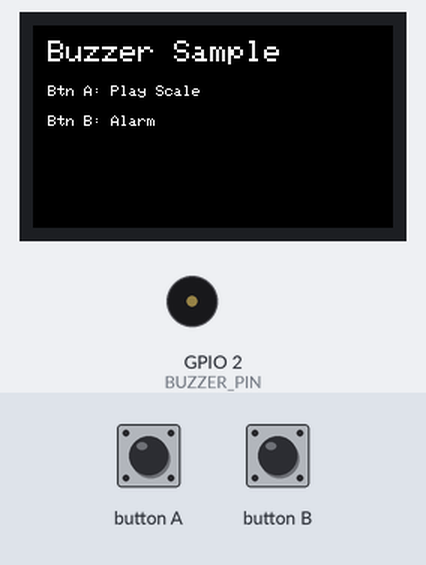
Simulated run of this sketch. Board: ESP32. On the bench: 240×135 colour display, buzzer (waves = sounding). The test bench sets the inputs (shaded band). What the sketch prints to the serial monitor is not drawn.

Above: at 1.5 s.
1.6 s: button A pressed for 0.15 s
At 2.0 s:
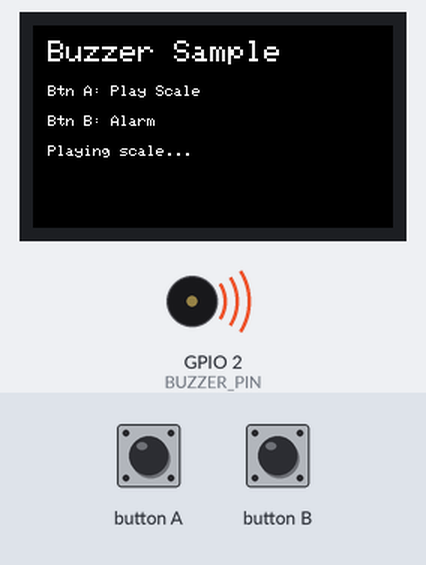
At 8.0 s:
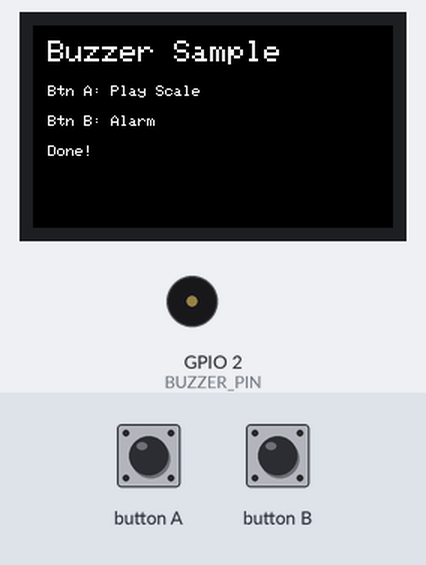
Timing chart, 0 to 8.3 s (numbered marks = the images above; inputs shaded):
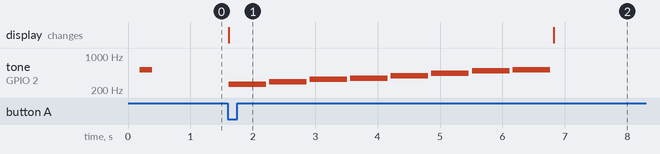

Measured:
- after the input at 1.6 s, tone on GPIO 2 (BUZZER_PIN): plays 262 Hz for 0.60 s, 294 Hz for 0.60 s, 330 Hz for 0.60 s, 349 Hz for 0.60 s, 392 Hz for 0.60 s, 440 Hz for 0.60 s … (8 notes in this stretch), starting at once; the display: changes at once (image 1)

The sketch:

buzzer.ino
```cpp
/*
 * M5StickC Plus 1.1 Buzzer Sample
 *
 * このサンプルはM5StickC Plus 1.1の内蔵ブザーを鳴らすプログラムです。
 * ブザーはGPIO2に接続されています。
 *
 * ボタン操作:
 * - ボタンA (M5ボタン): ドレミファソラシドを演奏
 * - ボタンB (側面ボタン): アラーム音を鳴らす
 */

#include <M5StickCPlus.h>

// M5StickC Plus 1.1 のブザーピン
#define BUZZER_PIN 2

// 音階の周波数定義 (Hz)
#define NOTE_C4  262
#define NOTE_D4  294
#define NOTE_E4  330
#define NOTE_F4  349
#define NOTE_G4  392
#define NOTE_A4  440
#define NOTE_B4  494
#define NOTE_C5  523

// LEDCチャンネル設定
#define LEDC_CHANNEL 0
#define LEDC_RESOLUTION 8

// 音量設定（デューティ比: 0-255、8bit解像度の場合）
// 値が大きいほど音量が大きくなります（推奨: 128-255）
#define BUZZER_VOLUME 100

void setup() {
  M5.begin();

  // ブザーピンの初期化（新しいAPI）
  ledcAttach(BUZZER_PIN, 1000, LEDC_RESOLUTION);

  // 画面の初期化
  M5.Lcd.setRotation(3);
  M5.Lcd.fillScreen(BLACK);
  M5.Lcd.setTextSize(2);
  M5.Lcd.setCursor(10, 10);
  M5.Lcd.println("Buzzer Sample");
  M5.Lcd.setTextSize(1);
  M5.Lcd.setCursor(10, 40);
  M5.Lcd.println("Btn A: Play Scale");
  M5.Lcd.setCursor(10, 60);
  M5.Lcd.println("Btn B: Alarm");

  // 起動音を鳴らす
  tone(NOTE_C5, 100);
  delay(100);
  noTone();

  Serial.begin(115200);
  Serial.println("M5StickC Plus 1.1 Buzzer Sample Started");
}

void loop() {
  M5.update();

  // ボタンAが押されたら音階を演奏
  if (M5.BtnA.wasPressed()) {
    M5.Lcd.fillRect(0, 80, 240, 20, BLACK);
    M5.Lcd.setCursor(10, 80);
    M5.Lcd.println("Playing scale...");
    Serial.println("Button A pressed - Playing scale");

    playScale();

    M5.Lcd.fillRect(0, 80, 240, 20, BLACK);
    M5.Lcd.setCursor(10, 80);
    M5.Lcd.println("Done!");
  }

  // ボタンBが押されたらアラーム音
  if (M5.BtnB.wasPressed()) {
    M5.Lcd.fillRect(0, 80, 240, 20, BLACK);
    M5.Lcd.setCursor(10, 80);
    M5.Lcd.println("Alarm!");
    Serial.println("Button B pressed - Playing alarm");

    playAlarm();

    M5.Lcd.fillRect(0, 80, 240, 20, BLACK);
    M5.Lcd.setCursor(10, 80);
    M5.Lcd.println("Done!");
  }

  delay(10);
}

// 指定した周波数と時間でブザーを鳴らす
void tone(int frequency, int duration) {
  ledcChangeFrequency(BUZZER_PIN, frequency, LEDC_RESOLUTION);
  ledcWrite(BUZZER_PIN, BUZZER_VOLUME);  // デューティ比で音量制御
  delay(duration);
}

// ブザーを止める
void noTone() {
  ledcWrite(BUZZER_PIN, 0);  // デューティ比を0にして音を止める
}

// ドレミファソラシドを演奏
void playScale() {
  int notes[] = {NOTE_C4, NOTE_D4, NOTE_E4, NOTE_F4, NOTE_G4, NOTE_A4, NOTE_B4, NOTE_C5};
  int duration = 300; // 各音の長さ (ms)

  for (int i = 0; i < 8; i++) {
    tone(notes[i], duration);
    delay(duration);
    noTone();
    delay(50); // 音の間隔
  }
}

// アラーム音を鳴らす
void playAlarm() {
  for (int i = 0; i < 3; i++) {
    // 高音
    tone(1000, 200);
    delay(200);
    noTone();
    delay(50);

    // 低音
    tone(500, 200);
    delay(200);
    noTone();
    delay(50);
  }
}
```
